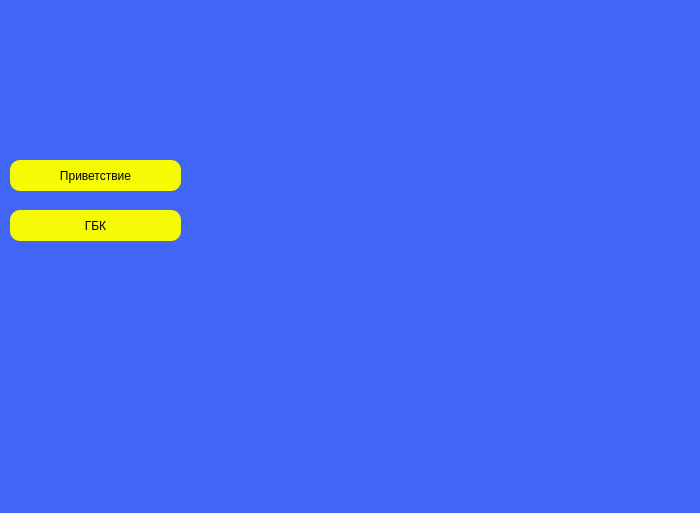
<?xml version="1.0" encoding="UTF-8"?>
<ui version="4.0">
 <class>MainWindow</class>
 <widget class="QMainWindow" name="MainWindow">
  <property name="geometry">
   <rect>
    <x>0</x>
    <y>0</y>
    <width>700</width>
    <height>513</height>
   </rect>
  </property>
  <property name="minimumSize">
   <size>
    <width>700</width>
    <height>513</height>
   </size>
  </property>
  <property name="maximumSize">
   <size>
    <width>700</width>
    <height>513</height>
   </size>
  </property>
  <property name="windowTitle">
   <string>MainWindow</string>
  </property>
  <property name="styleSheet">
   <string notr="true">QWidget{
background-color: rgb(65, 102, 245);
background-image: url(:/logos/karatau_logo_small___копия-removebg-preview.png)
}</string>
  </property>
  <widget class="QWidget" name="centralwidget">
   <property name="styleSheet">
    <string notr="true"/>
   </property>
   <widget class="QPushButton" name="privetstvieButton">
    <property name="geometry">
     <rect>
      <x>10</x>
      <y>160</y>
      <width>171</width>
      <height>31</height>
     </rect>
    </property>
    <property name="minimumSize">
     <size>
      <width>0</width>
      <height>30</height>
     </size>
    </property>
    <property name="maximumSize">
     <size>
      <width>16777198</width>
      <height>16777215</height>
     </size>
    </property>
    <property name="styleSheet">
     <string notr="true">QPushButton{
color: rgb(0, 0, 0);
background-color: rgb(246, 250, 5);
background-image: url(:/arrow right/images/Karatau yellow background.png);
border-style:outset;
border-radius:10px;
font: 100 14pt &quot;Arial&quot; ;
}
QPushButton:hover{
color:rgb(0, 0, 05);
background-color: rgb(245, 169, 17);
border-radius:5px;
}
QPushButton:pressed{
color:rgb(0, 0, 0);
background-color: rgb(255, 148, 164);
}</string>
    </property>
    <property name="text">
     <string>Приветствие</string>
    </property>
   </widget>
   <widget class="QPushButton" name="perviietazhButton">
    <property name="geometry">
     <rect>
      <x>10</x>
      <y>210</y>
      <width>171</width>
      <height>31</height>
     </rect>
    </property>
    <property name="minimumSize">
     <size>
      <width>0</width>
      <height>30</height>
     </size>
    </property>
    <property name="styleSheet">
     <string notr="true">QPushButton{
color: rgb(0, 0, 0);
background-color: rgb(246, 250, 5);
background-image: url(:/arrow right/images/Karatau yellow background.png);
border-style:outset;
border-radius:10px;
font: 100 14pt &quot;Arial&quot; ;
}
QPushButton:hover{
color:rgb(0, 0, 05);
background-color: rgb(245, 169, 17);
border-radius:5px;
}
QPushButton:pressed{
color:rgb(0, 0, 0);
background-color: rgb(255, 148, 164);
}</string>
    </property>
    <property name="text">
     <string>ГБК</string>
    </property>
   </widget>
   <widget class="QLabel" name="Logos">
    <property name="geometry">
     <rect>
      <x>10</x>
      <y>450</y>
      <width>101</width>
      <height>41</height>
     </rect>
    </property>
    <property name="styleSheet">
     <string notr="true">QLabel {url(:/logos/logos-2.png);}</string>
    </property>
    <property name="text">
     <string/>
    </property>
    <property name="pixmap">
     <pixmap resource="../logos.qrc">:/logos/logos-2.png</pixmap>
    </property>
    <property name="scaledContents">
     <bool>true</bool>
    </property>
   </widget>
   <widget class="QLabel" name="label">
    <property name="geometry">
     <rect>
      <x>190</x>
      <y>0</y>
      <width>511</width>
      <height>511</height>
     </rect>
    </property>
    <property name="styleSheet">
     <string notr="true">Background-image:url(:/MapsResize/images/MapsУмень/ГБК.jpg)</string>
    </property>
    <property name="text">
     <string/>
    </property>
    <property name="pixmap">
     <pixmap resource="../MapsResize.qrc">:/MapsResize/images/MapsУмень/ГБК.jpg</pixmap>
    </property>
    <property name="scaledContents">
     <bool>true</bool>
    </property>
   </widget>
  </widget>
  <action name="actionGlobalMap">
   <property name="text">
    <string>Глобальная</string>
   </property>
  </action>
  <action name="actionCPPR">
   <property name="text">
    <string>ЦППР</string>
   </property>
  </action>
  <action name="actionAP">
   <property name="text">
    <string>АП</string>
   </property>
  </action>
  <action name="actionGBK">
   <property name="text">
    <string>ГБК</string>
   </property>
  </action>
  <action name="actionPoligon">
   <property name="text">
    <string>Полигон</string>
   </property>
  </action>
  <action name="actionRaskomandirovka">
   <property name="text">
    <string>Раскомандировка</string>
   </property>
  </action>
  <action name="actionFKhLFirstFloor">
   <property name="text">
    <string>Первый этаж</string>
   </property>
  </action>
  <action name="actionFKhLSecondFloor">
   <property name="text">
    <string>Второй этаж</string>
   </property>
  </action>
  <action name="KIPiA">
   <property name="checkable">
    <bool>false</bool>
   </property>
   <property name="text">
    <string>КИПиА</string>
   </property>
  </action>
  <action name="SGE">
   <property name="text">
    <string>СГЭ</string>
   </property>
  </action>
  <action name="SGM">
   <property name="text">
    <string>СГМ</string>
   </property>
  </action>
  <action name="actionKaratauMap">
   <property name="text">
    <string>Каратау</string>
   </property>
  </action>
 </widget>
 <resources>
  <include location="../logos.qrc"/>
  <include location="../MapsResize.qrc"/>
  <include location="../MainWindow.qrc"/>
 </resources>
 <connections/>
</ui>
